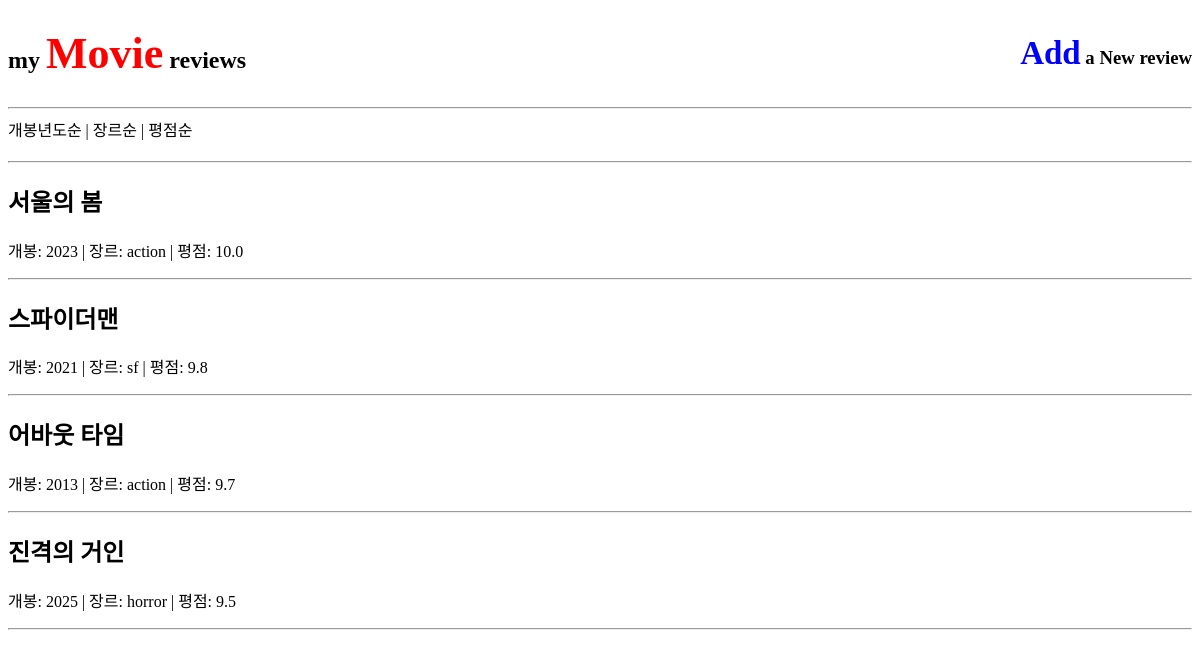
/?sort=rating, run on the app's committed database.
### reviews/models.py (models this page shows, shortened)
class Review(models.Model):
    GENRE_CHOICES = [
        ('action', '액션'),
        ('romance', '로맨스'),
        ('comedy', '코미디'),
        ('sf', 'SF'),
        ('horror', '공포'),
    ]
    title = models.CharField(max_length=100)
    director = models.CharField(max_length=32)
    main_actor = models.CharField(max_length=32)
    genre = models.CharField(max_length=32, choices=GENRE_CHOICES)
    rating = models.FloatField()
    release_year = models.IntegerField()
    runtime = models.IntegerField()
    content = models.TextField()
    created_at = models.DateTimeField(auto_now_add=True)

### reviews/views.py (the view)
# urls.py: path('', views.review_list, name="review_list"),
def review_list(request):
    sort = request.GET.get('sort', '-release_year')
    if sort == 'release':
        reviews = Review.objects.all().order_by('-release_year')
    elif sort == 'genre':
        reviews = Review.objects.all().order_by('genre')
    elif sort == 'rating':
        reviews = Review.objects.all().order_by('-rating')
    else:
        reviews = Review.objects.all().order_by('-release_year')
    context = {
        "reviews": reviews
    }
    return render(request, "reviews_list.html", context)

### reviews/templates/reviews_list.html
{% extends "base.html" %}
{% block content %}
<div style="margin-bottom: 20px;">
    <a href="?sort=release">개봉년도순</a> |
    <a href="?sort=genre">장르순</a> |
    <a href="?sort=rating">평점순</a>
  </div>
  <hr>
{% for review in reviews %}
    <div class>
        <a href="{% url 'reviews:review_detail' review.pk %}">
            <h2>{{ review.title }}</h2>
        </a>
        <p>개봉: {{ review.release_year }} | 장르: {{ review.genre }} | 평점: {{ review.rating }}</p>
    </div>
    <hr>
{% empty %}
    <p>등록된 리뷰가 없습니다.</p>
{% endfor %}
{% endblock %}

### reviews/static/css/styles.css (style rules this page uses)
a { color:black; text-decoration: none; }

### data on the page
Review: title "서울의 봄", release_year "2023", genre "action", rating "10.0"
Review: title "스파이더맨", release_year "2021", genre "sf", rating "9.8"
Review: title "어바웃 타임", release_year "2013", genre "action", rating "9.7"
Review: title "진격의 거인", release_year "2025", genre "horror", rating "9.5"
